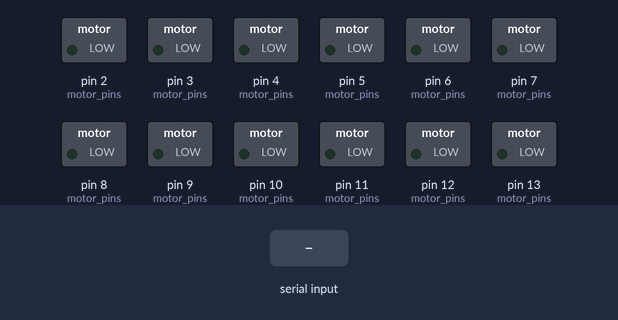
Simulated run of this sketch. Board: Arduino Uno, built with avr-gcc and run on an emulated ATmega328P. On the bench: switched loads named in the sketch (green lamp = pin HIGH). The test bench sets the inputs (shaded band).

Above: at 1.2 s.
1.3 s: "90 45 200 10 150 30\n" received over Serial
At 1.46 s:
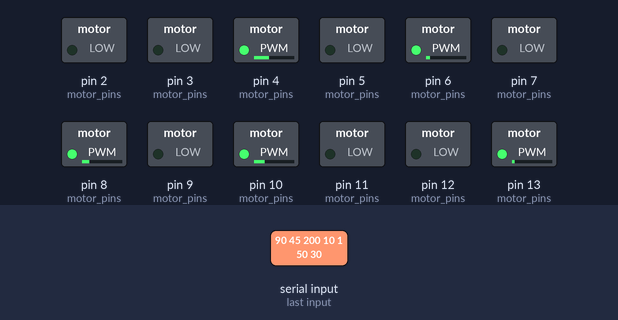
4.3 s: "30,150\n" received over Serial
At 4.5 s:
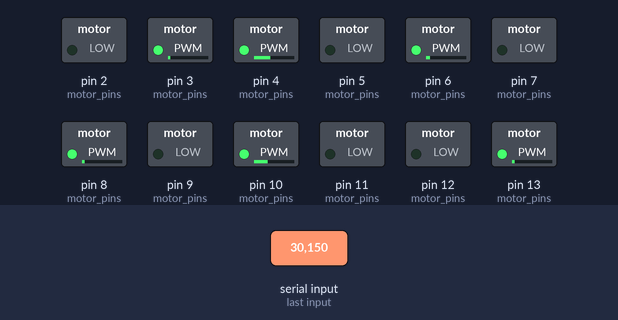
7.3 s: "0\n" received over Serial
At 8.5 s:
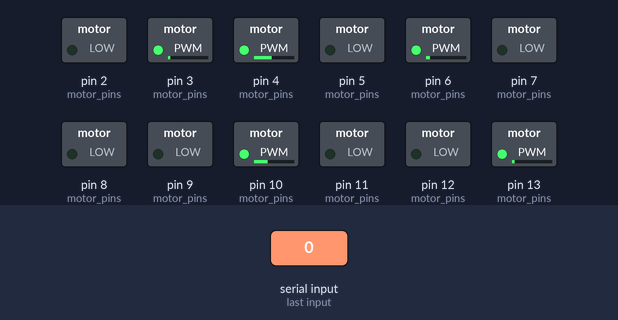
8.8 s: "200\n" received over Serial
At 9.02 s:
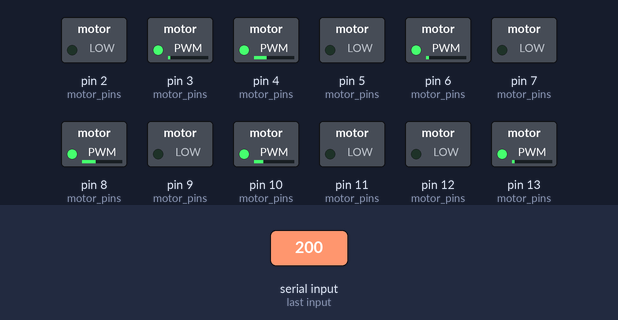
11.8 s: "90 45 200 10 150 30\n" received over Serial
At 12.02 s:
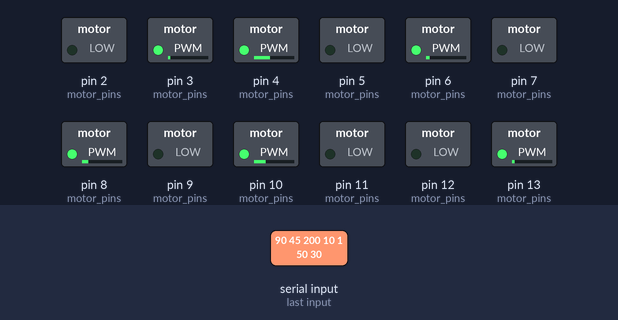
Timing chart, 0 to 15.8 s (numbered marks = the images above; inputs shaded):
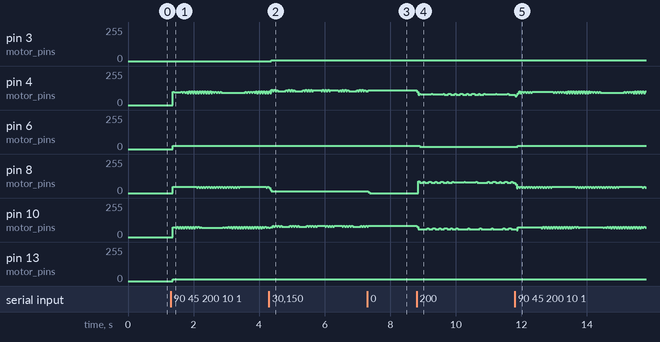

The sketch:

Motors.ino
```cpp
/* Motor Definitions */
// need to rename the variables from cumtime
#define MTR_1A  8
#define MTR_1B  9
#define MTR_2A  6
#define MTR_2B  7
#define MTR_3A  4
#define MTR_3B  5
#define MTR_4A  3
#define MTR_4B  2
#define MTR_5A  10
#define MTR_5B  11
#define MTR_6A  13
#define MTR_6B  12

#define PWM_PERIOD 1000
int motor_duty_cycle[6] = {0};

const int motor_pins[] = {
  MTR_1A, MTR_1B,
  MTR_2A, MTR_2B,
  MTR_3A, MTR_3B,
  MTR_4A, MTR_4B,
  MTR_5A, MTR_5B,
  MTR_6A, MTR_6B
};

void setup() {
  // Set motor pins to output
  for(int x = 0; x < sizeof(motor_pins) / sizeof(int); x++) {
    pinMode(motor_pins[x], OUTPUT);
  }

  // Setup serial
  Serial.begin(9600);
}

void loop() {
  // Check if we have new motor speeds
  if (Serial.available() > 0) {
    String serialData = Serial.readStringUntil('\n');
    sscanf(serialData.c_str(), "%d %d %d %d %d %d\n",
      &motor_duty_cycle[0], &motor_duty_cycle[1],
      &motor_duty_cycle[2], &motor_duty_cycle[3],
      &motor_duty_cycle[4], &motor_duty_cycle[5]);
  }

  // Drive the motors
  int cumTime = 0;
  for(int x = 0; x < 6; x++) {
    // Check if this motor is being driver
    if(motor_duty_cycle[x] == 0) continue;

    // Get the pin
    int pin_idx = (x << 1) | (motor_duty_cycle[x] < 0);

    // Calculate mark and space times
    int mark_time = motor_duty_cycle[x] * PWM_PERIOD / 100;
    cumTime += mark_time;

    digitalWrite(motor_pins[pin_idx], HIGH);
    delayMicroseconds(mark_time);
    digitalWrite(motor_pins[pin_idx], LOW);
  }

  // Pad time to period if required
  if(cumTime < PWM_PERIOD) {
    delayMicroseconds(PWM_PERIOD - cumTime);
  }
}
```

Measured:
- after the input at 1.3 s, pin 6 (motor_pins): 0/255 → 24/255 after 0.07 s; pin 8 (motor_pins): goes 46/255 0.72 s, 16 × (40/255 0.04 s, 46/255 0.04 s), 40/255 0.04 s, 46/255 0.80 s, 40/255 0.04 s, 46/255 0.04 s, then 40/255, starting after 0.07 s; pin 13 (motor_pins): 0/255 → 15/255 after 0.07 s
- after the input at 4.3 s, pin 3 (motor_pins): 0/255 → 6/255 after 0.07 s
- after the input at 7.3 s, pin 8 (motor_pins): 15/255 → 0/255 at once; pin 10 (motor_pins): goes on until 7.3 s, then stays 86/255
- after the input at 8.8 s, pin 6 (motor_pins): 24/255 → 17/255 after 0.09 s
- after the input at 11.8 s, pin 6 (motor_pins): 17/255 → 23/255 after 0.09 s
